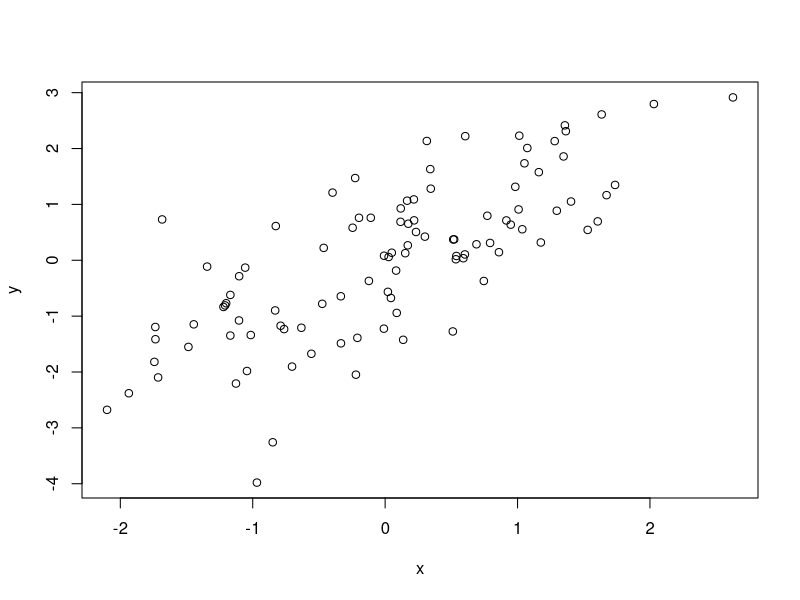

Reproduce this figure in R.
## ---- chunk 1
x <- rnorm(100)
y <- x + rnorm(100)
plot(x, y)
